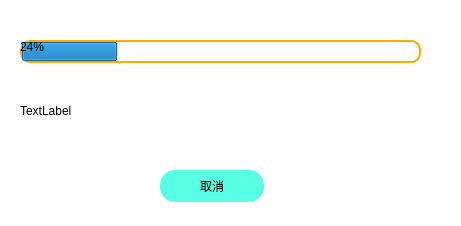
<?xml version="1.0" encoding="UTF-8"?>
<ui version="4.0">
 <class>ProgressDialog</class>
 <widget class="QDialog" name="ProgressDialog">
  <property name="geometry">
   <rect>
    <x>0</x>
    <y>0</y>
    <width>461</width>
    <height>226</height>
   </rect>
  </property>
  <property name="windowTitle">
   <string>Dialog</string>
  </property>
  <property name="styleSheet">
   <string notr="true">background:white</string>
  </property>
  <widget class="QProgressBar" name="progressBar">
   <property name="geometry">
    <rect>
     <x>20</x>
     <y>40</y>
     <width>401</width>
     <height>23</height>
    </rect>
   </property>
   <property name="styleSheet">
    <string notr="true">QProgressBar
{
	border-radius:10px;
	border:2px solid rgb(255, 170, 0) ;
}</string>
   </property>
   <property name="value">
    <number>24</number>
   </property>
  </widget>
  <widget class="QLabel" name="label">
   <property name="geometry">
    <rect>
     <x>20</x>
     <y>90</y>
     <width>391</width>
     <height>41</height>
    </rect>
   </property>
   <property name="text">
    <string>TextLabel</string>
   </property>
  </widget>
  <widget class="QPushButton" name="pushButton">
   <property name="geometry">
    <rect>
     <x>160</x>
     <y>170</y>
     <width>104</width>
     <height>32</height>
    </rect>
   </property>
   <property name="styleSheet">
    <string notr="true">QPushButton {
	border-radius:15px;
	background:rgb(87, 255, 227);
}

QPushButton:hover
{
	background:rgb(255, 85, 0);
}</string>
   </property>
   <property name="text">
    <string>取消</string>
   </property>
  </widget>
 </widget>
 <resources/>
 <connections/>
</ui>
